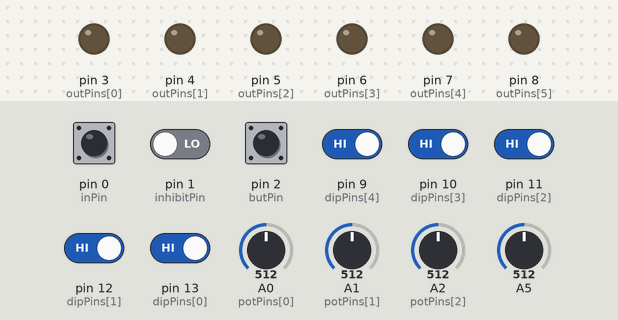
Simulated run of this sketch. Board: Arduino Uno, built with avr-gcc and run on an emulated ATmega328P. Parts: output pins drawn as LEDs (lit = HIGH). Dashed ring = blinking. The inputs (shaded band) are chosen by the test bench; at power-on: pin 0 (inPin), pin 2 (butPin), pin 9 (dipPins[4]), pin 10 (dipPins[3]), pin 11 (dipPins[2]), pin 12 (dipPins[1]), pin 13 (dipPins[0]) HIGH, pin 1 (inhibitPin) LOW, A0 (potPins[0]) = 512, A1 (potPins[1]) = 512, A2 (potPins[2]) = 512, A5 = 512. Random numbers use the default seed unless the sketch sets one.

Above: at 1.6 s.
1.7 s: pin 2 (butPin) pulled LOW for 0.15 s
At 2.3 s:
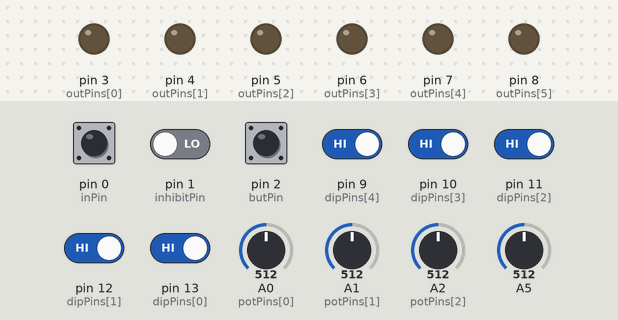
3.4 s: pin 0 (inPin) pulsed LOW 5 times (0.12 s each, 0.3 s apart)
At 3.59 s:
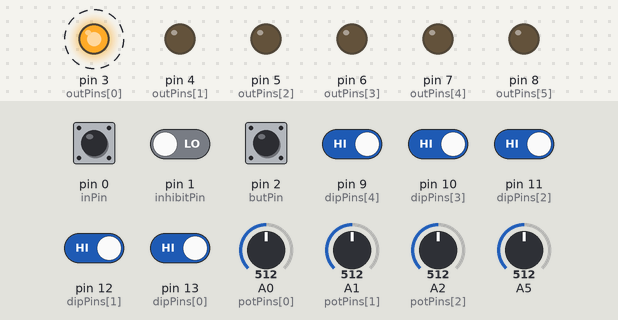
Timing chart, 0 to 6.4 s (numbered marks = the images above; inputs shaded):
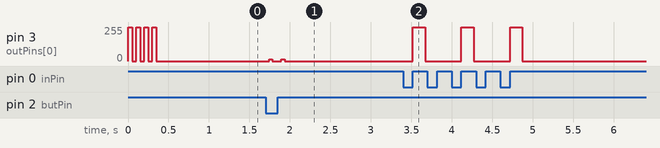

Measured:
- after the input at 1.7 s, pin 3 (outPins[0]): alternates 13/255 for 0.04 s and 0/255 for 0.11 s, 4 changes in all, then stays 0/255, starting after 0.05 s
- after the input at 3.4 s, pin 3 (outPins[0]): alternates 255/255 for 0.15 s and 0/255 for 0.45 s, 6 changes in all, then stays 0/255, starting after 0.12 s

The sketch:

IrregularGatesSyndrome.ino
```cpp
/*
Irregular Gate Syndrome
Justin Ahrens

*/
const int inPin = 0; // Input pin
const int inhibitPin = 1; // Inhibit Pin
const int outPins[] = {3,4,5,6,7,8}; // Trigger and gate Output pins
const int dipPins[] = {13,12,11,10,9}; // Pins for jumpers to set options
const int potPins[] = {A0,A1,A2}; // Pins connected to the randomness pots.
bool dipState[] = {false, false, false, false, false}; //Set the starting state for the config jumpers
unsigned long pulseLength = 4; //Default pulse length
bool clockWait = false;
bool randomEnd = false;      // This controls whether the ends of the gates will be random or a set length
bool inhibit = false;        // If this is set then no gates/triggers will be output or all gates/triggers will be output
bool inhib_rand = false;
int randValue1 = 30;
int randValue2 = 30;
int randValue3 = 30;
int clockDiv1 = 2;
int clockDiv2 = 4;
int clockDiv3 = 8;
unsigned int clockCount = 0;

int mode = 1;
int cvINPin = 5;
int inhMode = 0;
const byte butPin = 2;


void setup() {
  pinMode(butPin, INPUT_PULLUP);
  attachInterrupt(digitalPinToInterrupt(butPin), flashFast, CHANGE);
  randomSeed(analogRead(0));
  pinMode(inPin, INPUT);
  pinMode(inhibitPin, INPUT);
  for (int i = 0; i < 6; i++){
    pinMode(outPins[i], OUTPUT);
    //digitalWrite(outPins[i], HIGH);
    //delay(200);
    //digitalWrite(outPins[i], LOW);
  }
  for (int i = 0; i <5 ; i++){
    pinMode(dipPins[i], INPUT_PULLUP);
  }
  for (int i = 0; i <4 ; i++){
    pinMode(potPins[i], INPUT);
  }
  checkDipPins();
  if (randomEnd) flashFast();
}

void loop() {
  if (mode == 0) randomGates();
  if (mode == 1) clockDivide();
  checkDipPins();
  checkInhibitPin();
  checkAnalogPins();
}
void checkMode(){
static bool lastModeState = false;
static unsigned long timeSinceLastChange = 0;
if (digitalRead(2)!= lastModeState) {

}
else {

}


}

void clockDivide() {

  unsigned long currentMillis = millis();
  static unsigned long lastMillis = 0;
  if (checkExternalClockStart()){
    clockWait = true;
    clockCount++;

    if ((clockCount % clockDiv1)==0) {
      if (!inhibit ) digitalWrite(outPins[0], HIGH);
    }
    /*randNumber = random(100);
    if (randNumber <= randValue2) {
      if (!inhibit ) digitalWrite(outPins[1], HIGH);
    }
    randNumber = random(100);
    if (randNumber <= randValue3) {
      if (!inhibit ) digitalWrite(outPins[2], HIGH);
    }
    randNumber = random(100);
    if (randNumber <= randValue1) {
      if (!inhibit) digitalWrite(outPins[3], HIGH);
    }
    randNumber = random(100);
    if (randNumber <= randValue2) {
      if (!inhibit) digitalWrite(outPins[4], HIGH);
    }
    randNumber = random(100);
    if (randNumber <= randValue3) {
      if (!inhibit) digitalWrite(outPins[5], HIGH);
    } */

    lastMillis = currentMillis;

  }
  else if (currentMillis - lastMillis >= pulseLength){
    digitalWrite(outPins[0], LOW);
    digitalWrite(outPins[1], LOW);
    digitalWrite(outPins[2], LOW);
  }

}

void randomGates(){
  unsigned long currentMillis = millis();
  static unsigned long lastMillis = 0;
  if (checkExternalClockStart()){
    clockWait = true;
    int randNumber = random(100);
    if (randNumber <= randValue1) {
      if (!inhibit ) digitalWrite(outPins[0], HIGH);
    }
    randNumber = random(100);
    if (randNumber <= randValue2) {
      if (!inhibit ) digitalWrite(outPins[1], HIGH);
    }
    randNumber = random(100);
    if (randNumber <= randValue3) {
      if (!inhibit ) digitalWrite(outPins[2], HIGH);
    }
    randNumber = random(100);
    if (randNumber <= randValue1) {
      if (!inhibit) digitalWrite(outPins[3], HIGH);
    }
    randNumber = random(100);
    if (randNumber <= randValue2) {
      if (!inhibit) digitalWrite(outPins[4], HIGH);
    }
    randNumber = random(100);
    if (randNumber <= randValue3) {
      if (!inhibit) digitalWrite(outPins[5], HIGH);
    }

    lastMillis = currentMillis;

  }
  else if (currentMillis - lastMillis >= pulseLength){
    digitalWrite(outPins[0], LOW);
    digitalWrite(outPins[1], LOW);
    digitalWrite(outPins[2], LOW);
  }
  if ((digitalRead(inPin)==LOW) & clockWait) {
    clockWait = false;
    if (randomEnd) {
      int randNumber = random(100);
      if (randNumber <= 30) {
      digitalWrite(outPins[3], LOW);
      }
      randNumber = random(100);
      if (randNumber <= 30) {
      digitalWrite(outPins[4], LOW);
      }
      randNumber = random(100);
      if (randNumber <= 30) {
      digitalWrite(outPins[5], LOW);
      }
    }else {
      digitalWrite(outPins[3], LOW);
      digitalWrite(outPins[4], LOW);
      digitalWrite(outPins[5], LOW);

    }


  }
}

boolean checkExternalClockStart(){        // check if we are at the beginning of a clock pulse
  static boolean lastClockInput = false;  //this variable holds the status of the last clock input
  boolean result = false;                 //this holds the result
  boolean clockInput;                     //this holds the input status
  clockInput = digitalRead(inPin);        //read the pin
  result = !lastClockInput && clockInput; // We trigger when input switches from LOW to HIGH
  lastClockInput = clockInput;            // set the last clock input
  return result;
}
boolean checkExternalClockEnd(){          // check if we are at the end of a clock pulse
  static boolean lastClockInput = true;
  boolean result = false;
  boolean clockInput;
  clockInput = digitalRead(inPin);
  result = !lastClockInput && clockInput; // We trigger when input switches from HIGH to LOW
  lastClockInput = clockInput;
  return result;
}

void checkDipPins() {   // This checks the status of the jumpers to set the variables
  for (int i = 0; i<5; i++){
    if (digitalRead(dipPins[i])== HIGH) dipState[i] = true;
    else dipState[i] = false;
  }
  if (dipState[0] == true) pulseLength = 150; // pin one sets the pulse length
  else pulseLength = 4;
  randomEnd = dipState[1];    // pin two sets wether the end of the gates are random or
  inhib_rand = dipState[2];   // pin three sets whether the 2nd input is inhibit or random CV no jumper = inhibit, jumper - random for t1/t3
}
void checkInhibitPin(){
  if (digitalRead(inhibitPin)== HIGH) inhibit=true;
  else inhibit = false;
  if (inhib_rand) inhibit=false;
}
void checkAnalogPins() {
    static int v0,v1,v2,v3;
    static int avg0,avg1,avg2,avg3;

    v0 = analogRead( potPins[0] );  // Read pot value from analog input 0
    avg0 += ( v0 - avg0 ) / 2;  // Smooth value cheaper than a cap
    v1 = analogRead( potPins[1] );
    avg1 += ( v1 - avg1 ) / 2;
    v2 = analogRead( potPins[2] );
    avg2 += ( v2 - avg2 ) / 2;
    v3 = analogRead( A5 );
    avg3 += ( v3 - avg3 ) / 2;

    randValue1 = map(avg0, 0, 1023, 0, 100);
    randValue2 = map(avg1, 0, 1023, 0, 100);
    randValue3 = map(avg2, 0, 1023, 0, 100);
    /*if (inhib_rand == true) {
      randValue1 = map(avg3, 0, 1023, 0, 100);
      randValue2 = map(avg3, 0, 1023, 0, 100);
      randValue3 = map(avg3, 0, 1023, 0, 100);
    }*/


}
void flashFast() {
  digitalWrite(outPins[0],HIGH);
  delay(50);
  digitalWrite(outPins[0],LOW);
  delay(50);
  digitalWrite(outPins[0],HIGH);
  delay(50);
  digitalWrite(outPins[0],LOW);
  delay(50);
  digitalWrite(outPins[0],HIGH);
  delay(50);
  digitalWrite(outPins[0],LOW);
  delay(50);
  digitalWrite(outPins[0],HIGH);
  delay(50);
  digitalWrite(outPins[0],LOW);
  delay(50);

}
```
